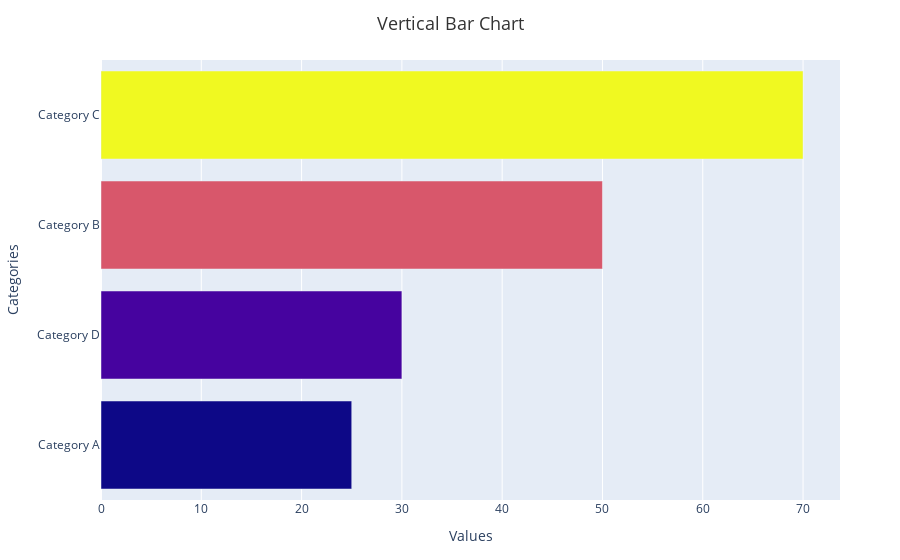

The cell this chart's notebook holds for it:
### Code cell
# Example DataFrame
data = {
    'Categories': ['Category A', 'Category B', 'Category C', 'Category D'],
    'Values': [25, 50, 70, 30]
}

df = pd.DataFrame(data)

# Using the function to create a vertical bar chart without mean and median
plot_bar_chart(dataframe=df, x_column='Categories', y_column='Values', colormap='plasma', title='Vertical Bar Chart',  horizontal=True)

### Figure 1 — Plotly figure (JSON) as saved in the notebook; plotly's stock layout.template omitted (floating-point values rounded to 4 significant figures)
{"data": [{"marker": {"color": [70, 50, 30, 25], "colorscale": [[0, "#0d0887"], [0.1111, "#46039f"], [0.2222, "#7201a8"], [0.3333, "#9c179e"], [0.4444, "#bd3786"], [0.5556, "#d8576b"], [0.6667, "#ed7953"], [0.7778, "#fb9f3a"], [0.8889, "#fdca26"], [1, "#f0f921"]]}, "orientation": "h", "type": "bar", "x": [70, 50, 30, 25], "y": ["Category C", "Category B", "Category D", "Category A"]}], "layout": {"margin": {"b": 60, "l": 60, "r": 60, "t": 60}, "title": {"font": {"color": "#333333", "size": 18}, "text": "Vertical Bar Chart", "x": 0.5}, "xaxis": {"title": {"text": "Values"}}, "yaxis": {"autorange": "reversed", "title": {"text": "Categories"}}}}
